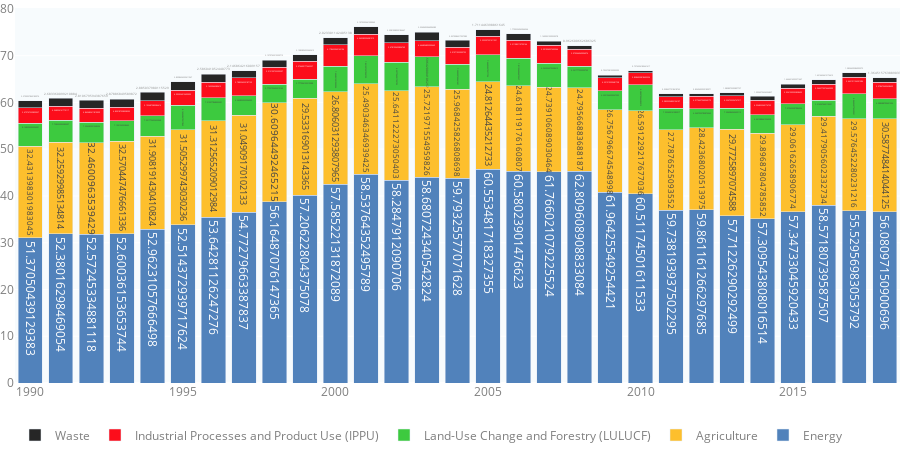

This figure's notebook cell:
### Code cell
figure_4_27=go.Figure(data=[
    energyTrace,
    agricultureTrace,
    landuseTrace,
    industryTrace,
    wasteTrace,
],
layout=TIMESERIES_LAYOUT
    )
figure_4_27.update_layout(
    barmode='stack')
figure_4_27
